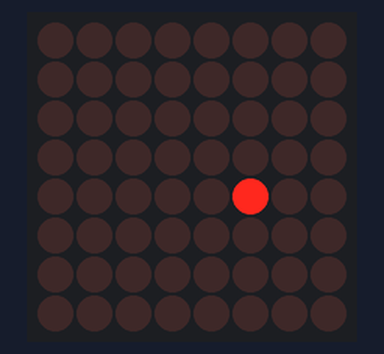
Bench run of a sketch on a simulated Arduino Uno, built with avr-gcc and run on an emulated ATmega328P. Shown: 8×8 LED matrix. Random numbers use the default seed unless the sketch sets one; what the sketch prints to the serial monitor is not drawn.

Above: at 0.02 s.
At 4.81 s:
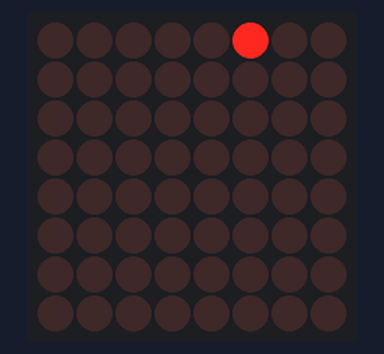
At 9.75 s:
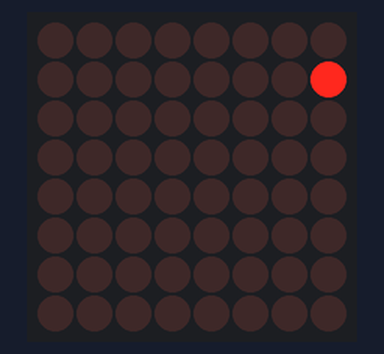
At 19.5 s:
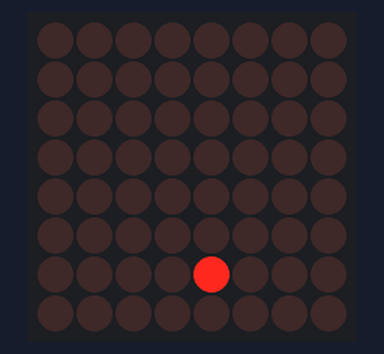
At 27.9 s:
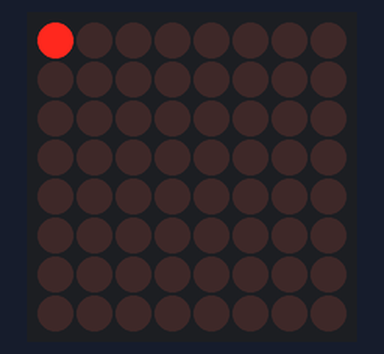
At 39.0 s:
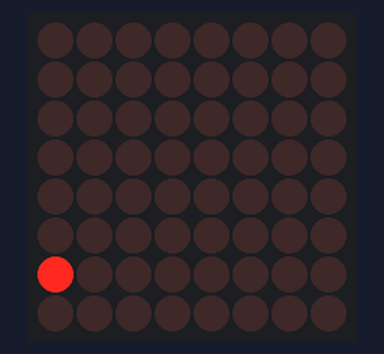

The sketch:

pong.ino
```cpp
#include <LedControl.h>

LedControl lc = LedControl(11,13,10,1);

int palaUnoX = 0;
int palaUnoY = 3;

int palaDosX = 7;
int palaDosY = 3;

float pelotaX = 4;
float pelotaY = 4;
int pelotaVel = 1;
float pelotaDirX;
float pelotaDirY;

int matriz[64] = {
  0,0,0,0,0,0,0,0,
  0,0,0,0,0,0,0,0,
  0,0,0,0,0,0,0,0,
  0,0,0,0,0,0,0,0,
  0,0,0,0,0,0,0,0,
  0,0,0,0,0,0,0,0,
  0,0,0,0,0,0,0,0,
  0,0,0,0,0,0,0,0
};

void setup() {
  Serial.begin(9600);
  lc.shutdown(0,false);
  lc.setIntensity(0,4);
  lc.clearDisplay(0);
  randomSeed(analogRead(0));
  pelotaDirX = random(1,11);
  pelotaDirY = random(1,11);
  pelotaDirX /= 10;
  pelotaDirY /= 10;
  Serial.println(pelotaDirX);
  Serial.println(pelotaDirY);
}

void loop() {
  matriz[int(pelotaX)*8+int(pelotaY)] = 0;
  pelotaX += pelotaDirX;
  if(pelotaX > 7) {
    pelotaX = 7;
    pelotaDirX *= -1;
  }
  if(pelotaX < 0) {
    pelotaX = 0;
    pelotaDirX *= -1;
  }
  pelotaY += pelotaDirY;
    if(pelotaY > 7) {
    pelotaY = 7;
    pelotaDirY *= -1;
  }
  if(pelotaY < 0) {
    pelotaY = 0;
    pelotaDirY *= -1;
  }
  matriz[int(pelotaX)*8+int(pelotaY)] = 1;
  dibujaMatriz();
  delay(1000/30);
}

void dibujaMatriz () {
  for(int fila = 0; fila < 8; fila++) {
    for(int columna = 0; columna <8; columna++) {
      lc.setLed(0,fila, columna, matriz[fila*8+columna]);
    }
  }
}
```
